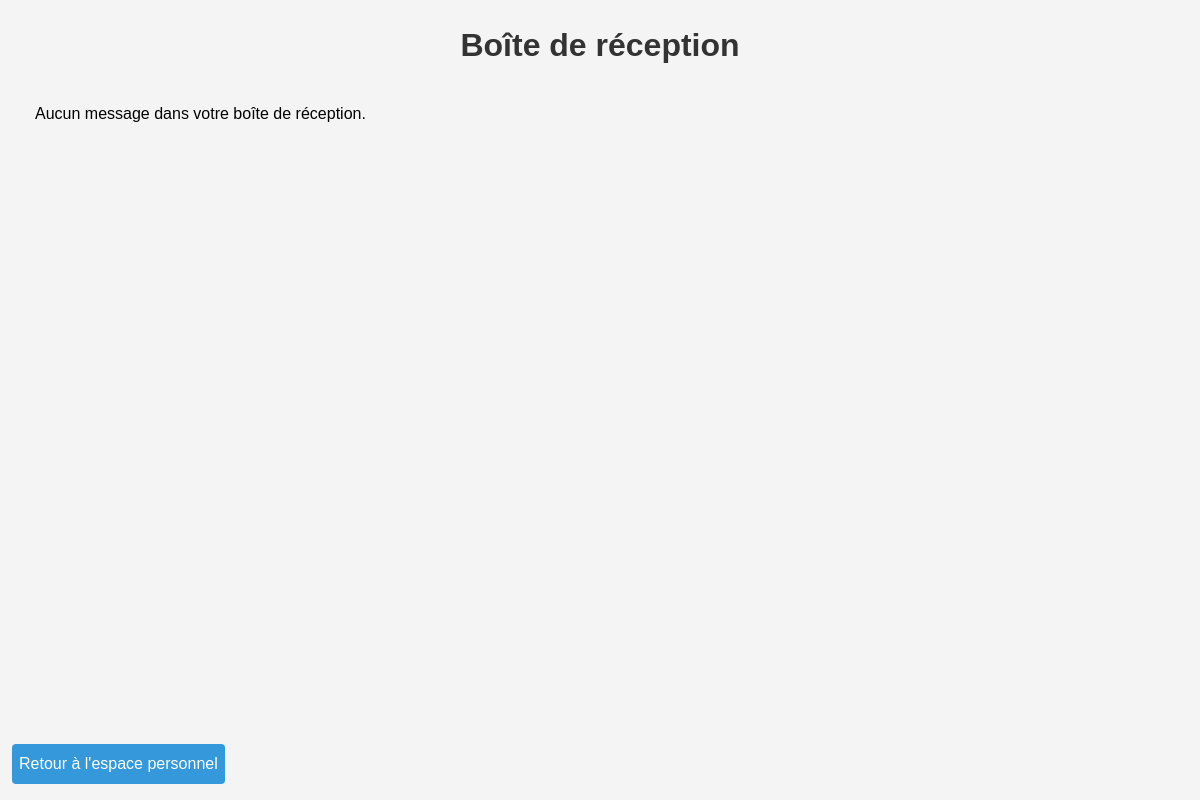
/app/message/inbox.php (signed in), run on an earlier commit of the app's database.
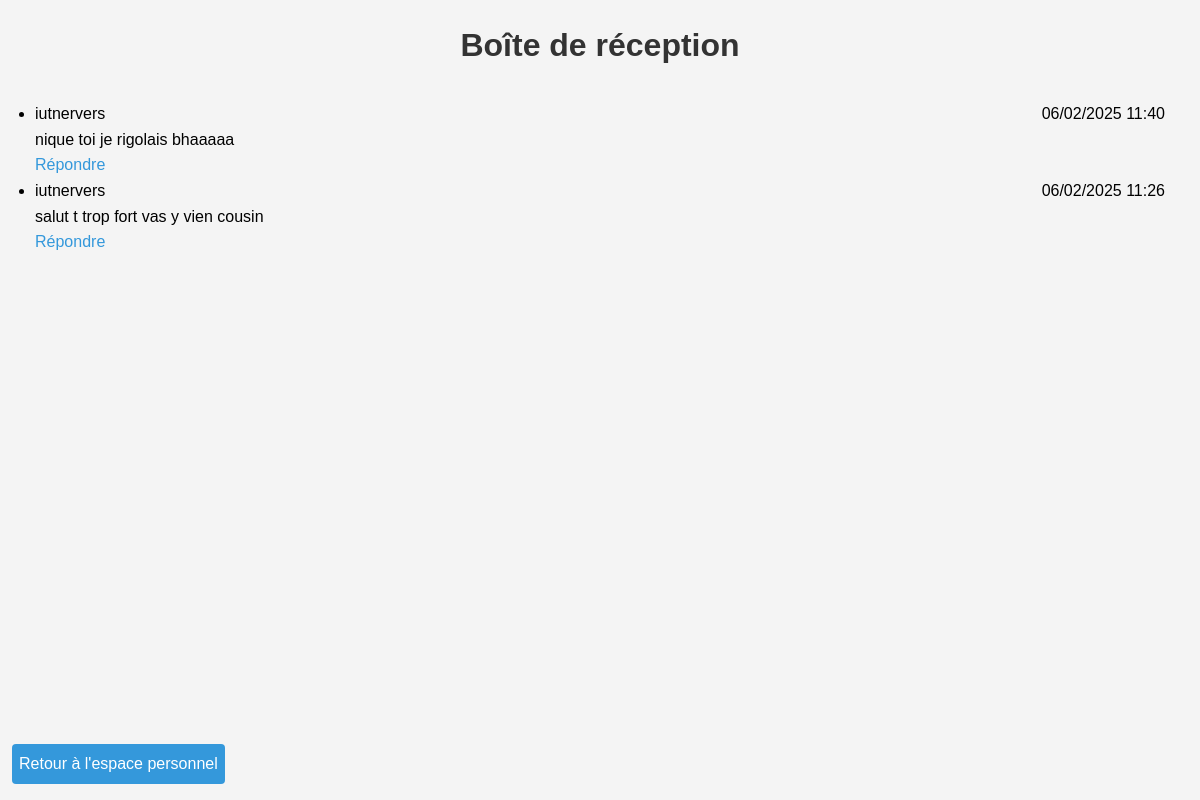
And on a later commit of the database.
### tables this page shows
CREATE TABLE `messages` (
  `id` int(11) NOT NULL,
  `expediteur_id` int(11) NOT NULL,
  `destinataire_id` int(11) NOT NULL,
  `contenu` text NOT NULL,
  `date_envoi` datetime DEFAULT CURRENT_TIMESTAMP,
  `statut` enum('non_lu','lu') DEFAULT 'non_lu'
);

CREATE TABLE `entreprises` (
  `id` int(11) NOT NULL,
  `siret` varchar(14) NOT NULL,
  `nom` varchar(100) NOT NULL,
  `adresse` varchar(255) DEFAULT NULL,
  `ville` varchar(100) DEFAULT NULL,
  `code_postal` varchar(10) DEFAULT NULL,
  `pays` varchar(100) DEFAULT NULL,
  `telephone` varchar(20) DEFAULT NULL,
  `site_web` varchar(255) DEFAULT NULL,
  `lieu` varchar(255) DEFAULT NULL,
  `tva_intracommunautaire` varchar(50) DEFAULT NULL,
  `secteur_activite` varchar(100) DEFAULT NULL,
  `description` text,
  `adresse_facturation` varchar(255) DEFAULT NULL,
  `logo` varchar(255) DEFAULT NULL,
  `nom_contact` varchar(100) DEFAULT NULL,
  `username` varchar(100) NOT NULL,
  `email` varchar(255) NOT NULL,
  `password` varchar(255) NOT NULL,
  `role` enum('etudiant','entreprise','admin') NOT NULL DEFAULT 'entreprise',
  `date_creation` timestamp NOT NULL DEFAULT CURRENT_TIMESTAMP
);

### app/message/inbox.php (the view, shortened to what this page needs)
<?php
require_once $_SERVER['DOCUMENT_ROOT'] . '/Gestion_Stage/app/config/database.php';
$user_id = $_SESSION['user_id'];
$role = $_SESSION['role'];
if ($role === 'etudiant') {
    $query = "SELECT m.*, e.nom as expediteur_nom
              FROM messages m
              JOIN entreprises e ON m.expediteur_id = e.id
              WHERE m.destinataire_id = :user_id
              ORDER BY m.date_envoi DESC";
} else {
    $query = "SELECT m.*, CONCAT(e.nom, ' ', e.prenom) as expediteur_nom
              FROM messages m
              JOIN etudiants e ON m.expediteur_id = e.id
              WHERE m.destinataire_id = :user_id
              ORDER BY m.date_envoi DESC";
}
$stmt = $pdo->prepare($query);
$stmt->execute([':user_id' => $user_id]);
$messages = $stmt->fetchAll();
?>
<!DOCTYPE html>
<html lang="fr">
<head>
    <link rel="stylesheet" href="/Gestion_Stage/public/assets/css/style.css">
</head>
<body>
    <div class="container">
        <h1>Boîte de réception</h1>
        <?php if (empty($messages)): ?>
            <p>Aucun message dans votre boîte de réception.</p>
        <?php else: ?>
            <ul class="message-list">
                <?php foreach ($messages as $message): ?>
                    <li class="message <?php echo $message['statut'] === 'non_lu' ? 'unread' : ''; ?>">
                        <div class="message-header">
                            <span class="sender"><?php echo htmlspecialchars($message['expediteur_nom']); ?></span>
                            <span class="date"><?php echo date('d/m/Y H:i', strtotime($message['date_envoi'])); ?></span>
                        </div>
                        <div class="message-content">
                            <?php echo htmlspecialchars($message['contenu']); ?>
                        </div>
                        <?php if ($role === 'etudiant'): ?>
                            <a href="/Gestion_Stage/app/message/reply.php?message_id=<?php echo $message['id']; ?>" class="button">Répondre</a>
                        <?php endif; ?>
                    </li>
                <?php endforeach; ?>
            </ul>
        <?php endif; ?>
        <a class="index-button" href="/Gestion_Stage/app/views/home.php">Retour à l'espace personnel</a>
    </div>
</body>
</html>

What changed in the data, as far as the page shows it:
added messages: entreprises.nom "iutnervers", date_envoi "06/02/2025 11:40", contenu "nique toi je rigolais bhaaaaa"
added messages: entreprises.nom "iutnervers", date_envoi "06/02/2025 11:26", contenu "salut t trop fort vas y vien cousin"
Also different on the page:
text no longer shown: "Aucun message dans votre boîte de réception."
